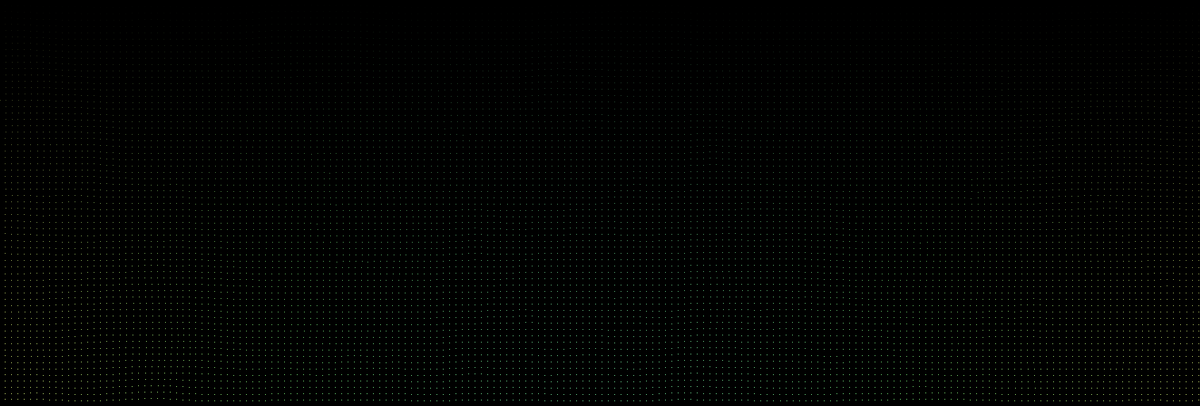
Frame 1 (no input)
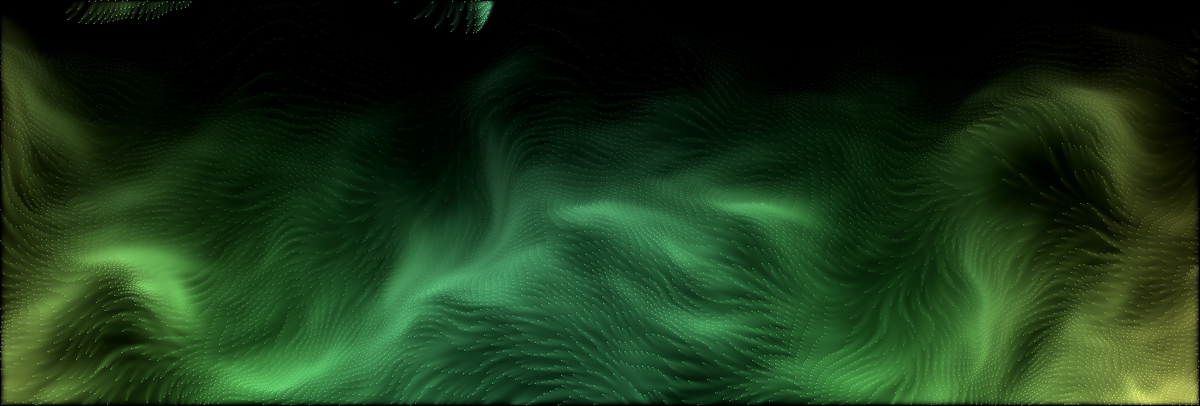
Frame 60 (the mouse pressed at the canvas centre just before this capture)
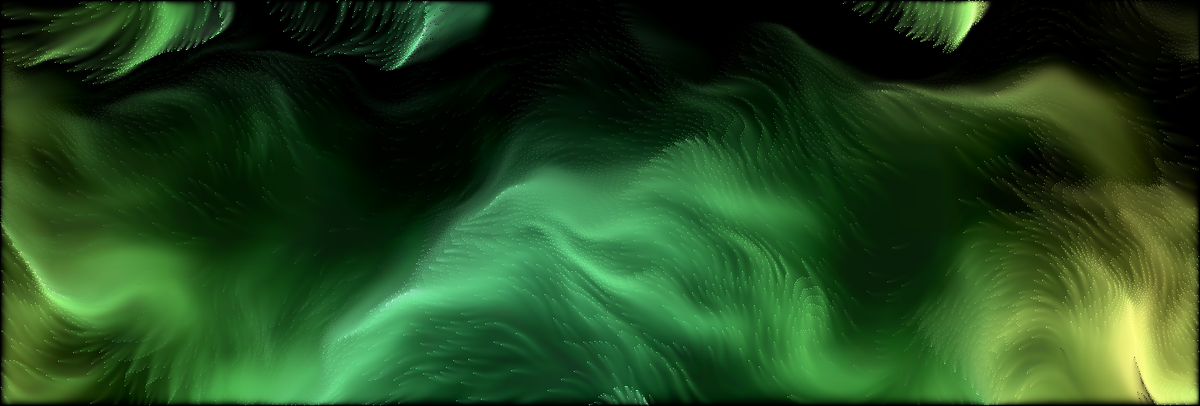
Frame 120 (the mouse held since frame 60 and released just before this capture)

The Processing sketch that drew these frames (run headless with seeded random() and noise(); from frame 60 on, the mouse is pressed at the canvas centre):

// Processing sketch: Marcin_Ignac_noise_fields_blur
// ── Marcin_Ignac_noise_fields_blur.pde
/* OpenProcessing Tweak of *@*http://www.openprocessing.org/sketch/1163*@* */
/* !do not delete the line above, required for linking your tweak if you upload again */
ImgProc imgProc = new ImgProc();

float noiseScale = 0.005;
float noiseZ = 0;
int particlesDensity = 8;
int particleMargin = 64;  
Particle[] particles;
int[] currFrame;
int[] prevFrame;
int[] tempFrame;

void setup() {
  size(1512, 512);
  frameRate(30);
  colorMode(HSB, 255);

  currFrame = new int[width*height];
  prevFrame = new int[width*height];
  tempFrame = new int[width*height];
  for(int i=0; i<width*height; i++) {
    currFrame[i] = color(0, 0, 0);
    prevFrame[i] = color(0, 0, 0);
    tempFrame[i] = color(0, 0, 0);
  }

  particles = new Particle[(width+particleMargin*2)/particlesDensity*(height+particleMargin*2)/particlesDensity];
  int i = 0;
  for(int y=-particleMargin; y<height+particleMargin; y+=particlesDensity) {
    for(int x=-particleMargin; x<width+particleMargin; x+=particlesDensity) {
       if (i == particles.length) {
         println(i);
         break;
       }
       int c = color(50+50*sin(PI*x/width), 127, 255*sin(PI*y/width));
       particles[i++] = new Particle(x, y, c);
    }
  }
}

void draw() {  
  noiseZ += 2*noiseScale;
  
  imgProc.blur(prevFrame, tempFrame, width, height);
  imgProc.scaleBrightness(tempFrame, tempFrame, width, height, 0.2);  
  arraycopy(tempFrame, currFrame);
  
  for(int i=0; i<particles.length; i++) {
    particles[i].update();
    particles[i].draw();
  }  
  imgProc.drawPixelArray(currFrame, 0, 0, width, height);
  arraycopy(currFrame, prevFrame);
}

class Particle {
  float x;
  float y;
  int c;
  float speed = 2;
  Particle(int x, int y, int c) {
    this.x = x;
    this.y = y;
    this.c = c;
  }
  void update() {
    float noiseVal = noise(x*noiseScale, y*noiseScale, noiseZ);
    float angle = noiseVal*2*PI;
    x += speed * cos(angle);
    y += speed * sin(angle);
    
    if (x < -particleMargin){
      x += width + 2*particleMargin;
    } else if (x > width + particleMargin){
      x -= width + 2*particleMargin;
    }
    
    if (y < -particleMargin){
      y += height + 2*particleMargin;
    } else if (y > height + particleMargin){
      y -= height + 2*particleMargin;
    }
  }
  void draw() {
    if ((x >= 0) && (x < width-1) && (y >= 0) && (y < height-1)) {
      int currC = currFrame[(int)x + ((int)y)*width];
      currFrame[(int)x + ((int)y)*width] = blendColor(c, currC, ADD);
    }
  }
}
// ── ImgProc.pde
public class ImgProc {
  
void ImgProc() {
}
  
void drawPixelArray(int[] src, int dx, int dy, int w, int h) {  
  //backBuf.loadPixels();
  //arraycopy(src, backBuf.pixels);
  //backBuf.updatePixels();
  //image(backBuf, dx, dy);
  loadPixels();
  int x;
  int y;
  for(int i=0; i<w*h; i++) {
    x = dx + i % w;
    y = dy + i / w;
    pixels[x  + y * w] = src[i];
  }
  updatePixels();
}

void blur(int[] src, int[] dst, int w, int h) {
  int c;
  int r;
  int g;
  int b;
  for(int y=1; y<h-1; y++) {
    for(int x=1; x<w-1; x++) {      
      r = 0;
      g = 0;
      b = 0;
      for(int yb=-1; yb<=1; yb++) {
        for(int xb=-1; xb<=1; xb++) {
          c = src[(x+xb)+(y-yb)*w];      
          r += (c >> 16) & 0xFF;
          g += (c >> 8) & 0xFF;
          b += (c) & 0xFF;
        }
      }      
      r /= 9;
      g /= 9;
      b /= 9;
      dst[x + y*w] = 0xFF000000 | (r << 16) | (g << 8) | b;
    }
  }
}

//you must be in RGB colorModel
void scaleBrightness(int[] src, int[] dst, int w, int h, float s) {
  int r;
  int g;
  int b;
  int c;
  int a;
  float as = s;
  s = 1.0;
  for(int y=0; y<h; y++) {
    for(int x=0; x<w; x++) {
      c = src[x + y*w];
      a = (int)(as *((c >> 24) & 0xFF));
      r = (int)(s * ((c >> 16) & 0xFF));
      g = (int)(s *((c >> 8) & 0xFF));
      b = (int)(s *((c) & 0xFF));      
      dst[x + y*w] = (a << 24) | (r << 16) | (g << 8) | b;
      //ch = hue(c);
      //cs = saturation(c);
      //cb = brightness(c) * s;
      //dst[x + y*w] = color(ch, cs, cb);
      //dst[x + y*w] = src[x + y*w];
    }
  }
}

}
